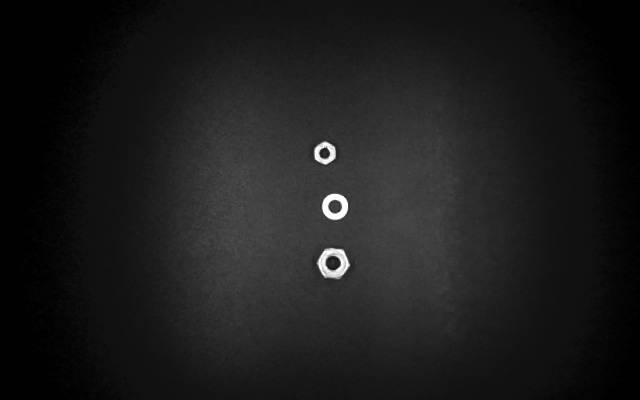
#> input picture data/calibration/lighting-20261025/lighting_20250509T172731_2856b9c8ba9d4089af9c5bfdac1cb04e.png, 640 x 400 px
$ python -i regions.py   (imports and definitions only)   (older library calls are emulated)
#> lines starting #> are read from the running program, lines starting #| are printed output that depends on the picture; after the words box and inside, x2 and y2 are one past the last pixel; in counts of white or black regions, pixels touching at a corner belong together
#> further down, picture is the input picture: shape (400, 640); min 0, max 255, mean 27.9
"""Offline Gray8 preprocessing and 8-connected region features for WO-0010."""

from dataclasses import dataclass

import cv2
import numpy as np


_MODES = (0, 1, 2)
_FOREGROUND = 0xFF
_BACKGROUND = 0x00
_FLAG_MERGE_SUSPECT = 1
_FLAG_TOUCHES_FRAME_EDGE = 2
_FLAG_TWO_DIMENSIONAL = 4


@dataclass(frozen=True)
class Region:
    """Inclusive region bounds and basic OpenCV connected-component features."""

    x_min: int
    x_max: int
    row_min: int
    row_max: int
    area: int
    centroid_x: float
    centroid_y: float
    peak: int = 0
    flags: int = _FLAG_TWO_DIMENSIONAL

    @property
    def bbox(self) -> tuple[int, int, int, int]:
        """Return inclusive bounds as ``(x_min, x_max, row_min, row_max)``."""

        return self.x_min, self.x_max, self.row_min, self.row_max


def _require_byte_integer(value: int, name: str) -> int:
    if isinstance(value, (bool, np.bool_)) or not isinstance(value, (int, np.integer)):
        raise ValueError(f"{name} must be an integer")
    result = int(value)
    if not 0 <= result <= 255:
        raise ValueError(f"{name} must be in the range 0..255")
    return result


def _require_gray8(gray: np.ndarray) -> np.ndarray:
    if not isinstance(gray, np.ndarray) or gray.ndim != 2 or gray.dtype != np.uint8:
        raise ValueError("gray must be a two-dimensional uint8 NumPy array")
    if gray.shape[0] == 0 or gray.shape[1] == 0:
        raise ValueError("gray dimensions must be non-zero")
    return gray


def _require_nonnegative_integer(value: int, name: str) -> int:
    if isinstance(value, (bool, np.bool_)) or not isinstance(value, (int, np.integer)):
        raise ValueError(f"{name} must be a non-negative integer")
    result = int(value)
    if result < 0:
        raise ValueError(f"{name} must be a non-negative integer")
    return result


def preprocess(gray: np.ndarray, threshold: int = 128, morph_mode: int = 0) -> np.ndarray:
    """Threshold Gray8 to Binary8 and optionally apply a zero-padded 3x3 filter.

    ``morph_mode`` is 0 for bypass, 1 for erosion, or 2 for dilation. Pixels
    outside the image are background (00), including for erosion.
    """
#> called with threshold = 128, morph_mode = 0

    gray = _require_gray8(gray)
    threshold = _require_byte_integer(threshold, "threshold")
    if isinstance(morph_mode, (bool, np.bool_)) or not isinstance(morph_mode, (int, np.integer)):
        raise ValueError("morph_mode must be 0 (bypass), 1 (erosion), or 2 (dilation)")
    morph_mode = int(morph_mode)
    if morph_mode not in _MODES:
        raise ValueError("morph_mode must be 0 (bypass), 1 (erosion), or 2 (dilation)")

    binary = np.where(gray >= threshold, _FOREGROUND, _BACKGROUND).astype(np.uint8)
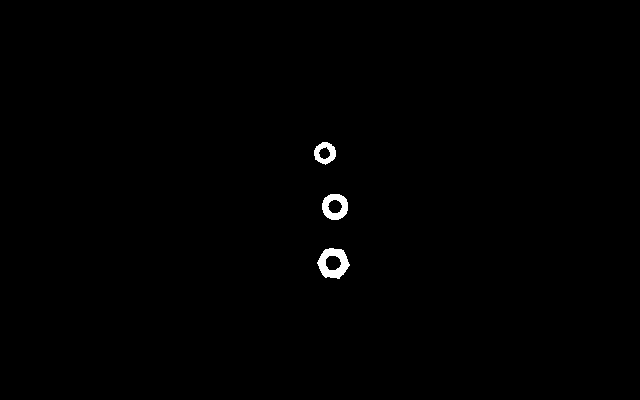
#> binary: shape (400, 640); 0.5% white; 3 white regions, box (x1, y1, x2, y2) and area: (317, 248, 350, 279) 572, (322, 194, 348, 220) 418, (314, 142, 336, 165) 286
    if morph_mode == 0:
        return binary

    kernel = np.ones((3, 3), dtype=np.uint8)
    if morph_mode == 1:
        return cv2.erode(
            binary,
            kernel,
            iterations=1,
            borderType=cv2.BORDER_CONSTANT,
            borderValue=_BACKGROUND,
        )
    return cv2.dilate(
        binary,
        kernel,
        iterations=1,
        borderType=cv2.BORDER_CONSTANT,
        borderValue=_BACKGROUND,
    )


def extract_regions(
    gray: np.ndarray,
    threshold: int = 128,
    min_area: int = 16,
    morph_mode: int = 0,
    max_width: int | None = 24,
) -> list[Region]:
    """Return filtered 8-connected foreground regions, sorted by centroid.

    A nonzero ``max_width`` marks wider components as merge-suspect. Pass
    ``0`` or ``None`` to disable that candidate flag. Components touching any
    image edge receive the frame-edge flag. Areas remain full Python integers.
    """

    min_area = _require_nonnegative_integer(min_area, "min_area")
    if max_width is not None:
        max_width = _require_nonnegative_integer(max_width, "max_width")

    binary = preprocess(gray, threshold=threshold, morph_mode=morph_mode)
    height, width = binary.shape
#> height = 400; width = 640
    component_count, _, stats, centroids = cv2.connectedComponentsWithStats(
        binary,
        connectivity=8,
        ltype=cv2.CV_32S,
    )
#> component_count = 4; stats = [[0, 0, 640, 400, 254724], [314, 142, 22, 23, 286], [322, 194, 26, 26, 418], [317, 248, 33, 31, 572]]; centroids = [[319.4, 199.4], [324.7, 152.6], [334.6, 206.3], [333, 262.9]]

    regions = []
    for label in range(1, component_count):
        x_min, row_min, box_width, box_height, area = (int(value) for value in stats[label])
        if area < min_area:
            continue

        x_max = x_min + box_width - 1
        row_max = row_min + box_height - 1
        flags = _FLAG_TWO_DIMENSIONAL
        if max_width not in (0, None) and box_width > max_width:
            flags |= _FLAG_MERGE_SUSPECT
        if x_min == 0 or row_min == 0 or x_max == width - 1 or row_max == height - 1:
            flags |= _FLAG_TOUCHES_FRAME_EDGE

        regions.append(Region(
            x_min=x_min,
            x_max=x_max,
            row_min=row_min,
            row_max=row_max,
            area=area,
            centroid_x=float(centroids[label, 0]),
            centroid_y=float(centroids[label, 1]),
            peak=0,
            flags=flags,
        ))
#> this loop made 3 passes
#> (x_min, row_min, box_width, box_height, area, x_max, row_max) on passes 1 to 3: (314, 142, 22, 23, 286, 335, 164), (322, 194, 26, 26, 418, 347, 219), (317, 248, 33, 31, 572, 349, 278)
#> after the loop, regions = 3 items

    regions.sort(key=lambda region: (region.centroid_x, region.centroid_y, region.bbox))
    return regions

>>> import cv2
>>> picture = cv2.imread('../../../data/calibration/lighting-20261025/lighting_20250509T172731_2856b9c8ba9d4089af9c5bfdac1cb04e.png', cv2.IMREAD_GRAYSCALE)
>>> result = extract_regions(picture)
#> result = 3 items

$ run again, on data/calibration/lighting-20261025/lighting_20250509T174438_72fe589d453c4f0c9bdf3e3f265b485d.png
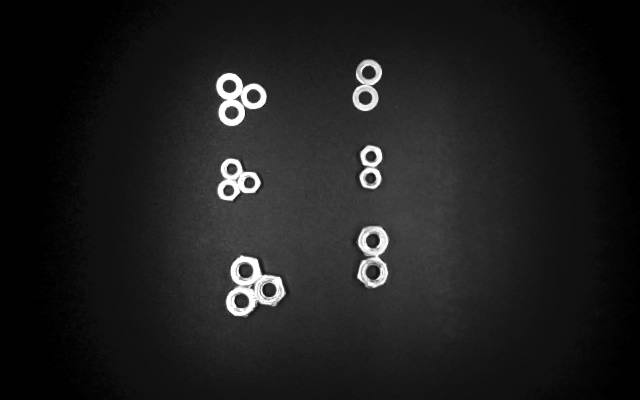
#> input picture data/calibration/lighting-20261025/lighting_20250509T174438_72fe589d453c4f0c9bdf3e3f265b485d.png, 640 x 400 px
#> picture is the input picture: shape (400, 640); min 0, max 255, mean 30.6
#> in preprocess, `binary = np.where(gray >= threshold, _FOREGROUND, _BACKGROUND).astype(..`:
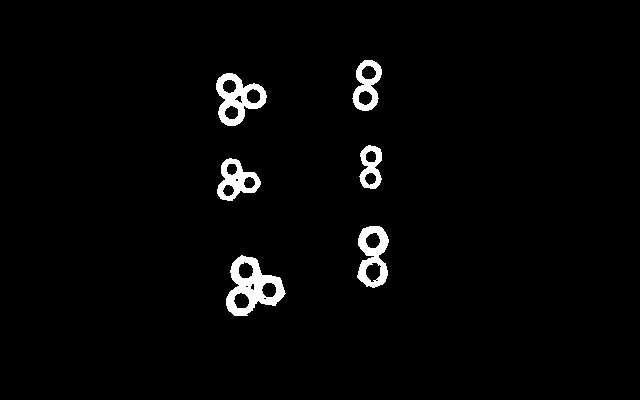
#> binary: shape (400, 640); 2.5% white; 6 white regions, box (x1, y1, x2, y2) and area: (226, 255, 286, 316) 1724, (216, 73, 267, 126) 1267, (357, 226, 389, 288) 1105, (217, 158, 261, 201) 893, (352, 60, 382, 111) 772, (359, 145, 382, 189) 574
#> component_count = 7; stats = [[0, 0, 640, 400, 249665], [352, 60, 30, 51, 772], [216, 73, 51, 53, 1267], [359, 145, 23, 44, 574], [217, 158, 44, 43, 893], [357, 226, 32, 62, 1105], [226, 255, 60, 61, 1724]]; centroids = [[320.2, 199.7], [366.6, 85.13], [237.1, 98.22], [370.5, 166.4], [235.8, 180.1], [372.7, 255.4], [251.8, 286.9]]
#> the loop in extract_regions, `for label in range(1, component_count):` made 6 passes
#> (x_min, row_min, box_width, box_height, area, x_max, row_max) on passes 1 to 6: (352, 60, 30, 51, 772, 381, 110), (216, 73, 51, 53, 1267, 266, 125), (359, 145, 23, 44, 574, 381, 188), (217, 158, 44, 43, 893, 260, 200), (357, 226, 32, 62, 1105, 388, 287), (226, 255, 60, 61, 1724, 285, 315)
#> after the loop in extract_regions, `for label in range(1, component_count):`: regions = 6 items
